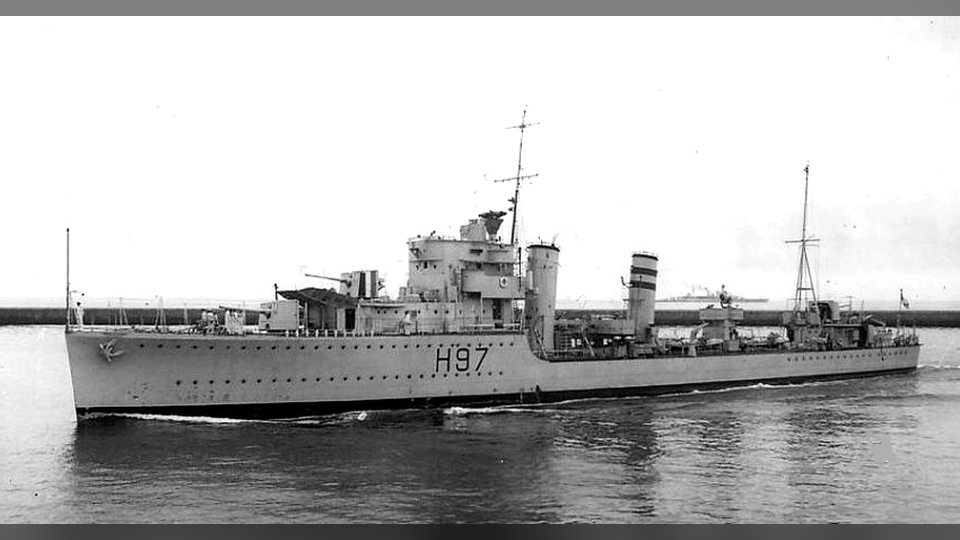
#> input picture deliveries/cape-spada/framed/000_hms_hyperion_h97.jpg, 1920 x 1080 px (shown at 1/2 size)
$ python -i frames.py   (imports and definitions only)
#> lines starting #> are read from the running program, lines starting #| are printed output that depends on the picture
"""Compose a source image onto a clean 1920x1080 frame (no text).

Blurred, darkened fill in the background so vertical portraits get no
black pillar-boxes; sharp image fitted on top. Optional black & white
conversion for the classic history-documentary look.
"""
from pathlib import Path

from PIL import Image, ImageEnhance, ImageFilter, ImageOps

FRAME_W, FRAME_H = 1920, 1080
# channel look: "slightly lighter" (chosen by the user from previews)
BRIGHTNESS = 1.12   # lift applied to the photo after autocontrast
BG_DARK = 0.50      # blurred background brightness factor


def _fit(img: Image.Image, w: int, h: int) -> Image.Image:
    scale = min(w / img.width, h / img.height)
    return img.resize((max(1, int(img.width * scale)),
                       max(1, int(img.height * scale))), Image.LANCZOS)


def _fill(img: Image.Image, w: int, h: int) -> Image.Image:
    scale = max(w / img.width, h / img.height)
    img = img.resize((int(img.width * scale) + 1, int(img.height * scale) + 1),
                     Image.LANCZOS)
    left, top = (img.width - w) // 2, (img.height - h) // 2
    return img.crop((left, top, left + w, top + h))


def frame_image(src: Path, dst: Path, bw: bool = True,
                brightness: float = BRIGHTNESS,
                bg_dark: float = BG_DARK) -> Path:
#> called with dst = 'out.png', bw = True, brightness = 1.12, bg_dark = 0.5
    img = Image.open(src).convert("RGB")
#> img is the input picture: PIL image 1920x1080 RGB; min 0, max 255, mean 184.4
    if bw:
        img = ImageOps.autocontrast(img.convert("L"), cutoff=1).convert("RGB")
    if brightness != 1.0:
        img = ImageEnhance.Brightness(img).enhance(brightness)
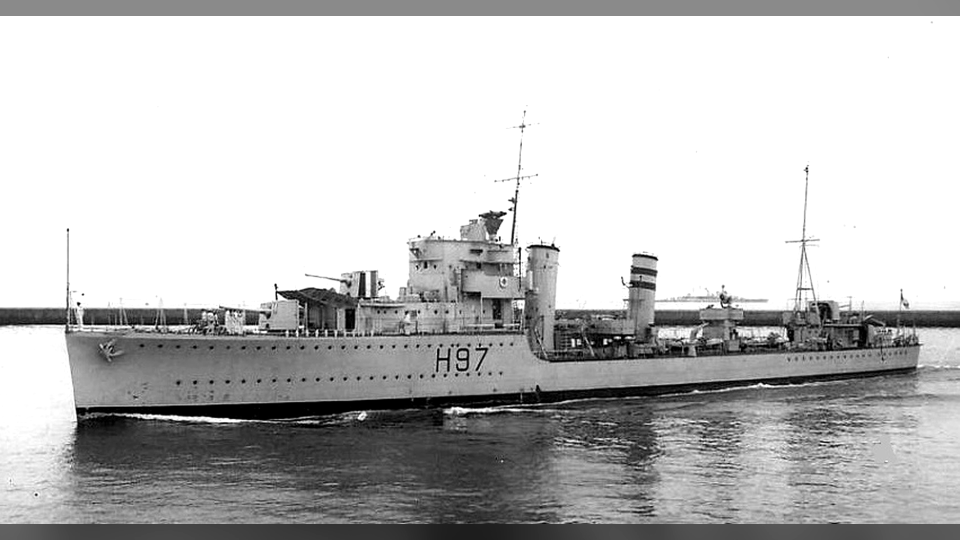
#> img: PIL image 1920x1080 RGB (shown at 1/2 size); min 0, max 255, mean 189.9

    bg = _fill(img, FRAME_W, FRAME_H).filter(ImageFilter.GaussianBlur(30))
#> in _fill, `img = img.resize((int(img.width * scale) + 1, int(img.height * scale) ..`:
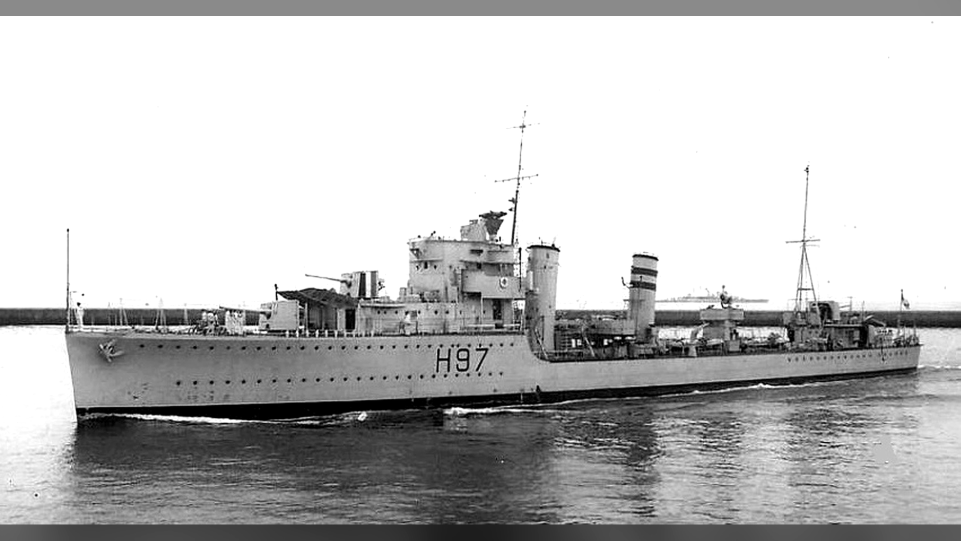
#> img: PIL image 1921x1081 RGB (shown at 1/2 size); min 0, max 255, mean 189.9
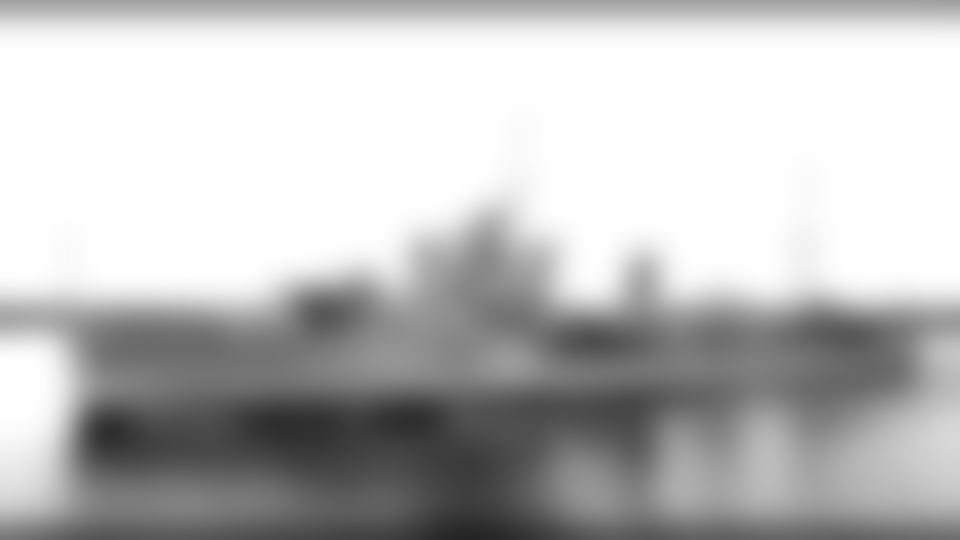
#> bg: PIL image 1920x1080 RGB (shown at 1/2 size); min 35, max 255, mean 189.7
    bg = Image.eval(bg, lambda px: int(px * bg_dark))
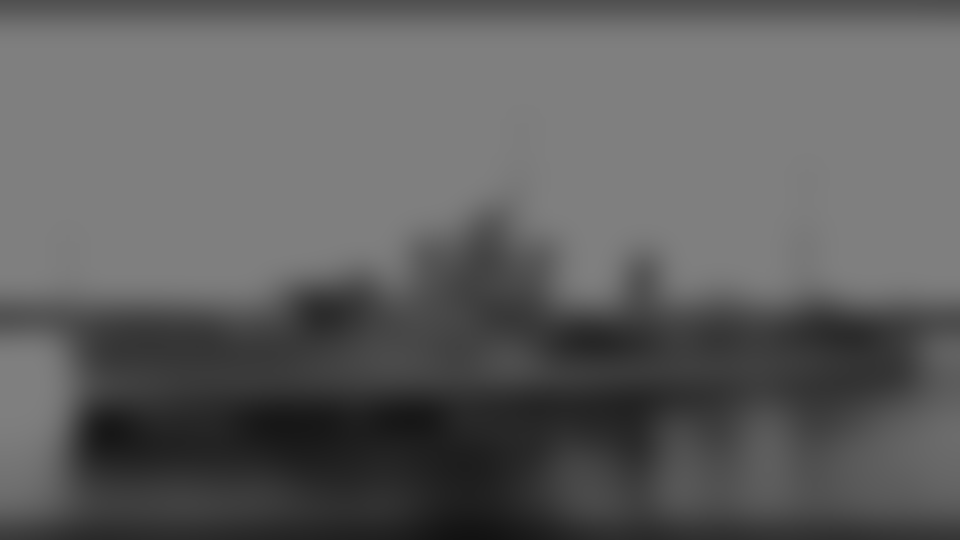
#> bg: PIL image 1920x1080 RGB (shown at 1/2 size); min 17, max 127, mean 94.5

    fg = _fit(img, FRAME_W, FRAME_H)
    frame = bg
    frame.paste(fg, ((FRAME_W - fg.width) // 2, (FRAME_H - fg.height) // 2))

#> (the run stopped early here; a loop or call above may not have finished)

$ run again, on deliveries/cape-spada/framed/004_hms_hasty_h24.jpg
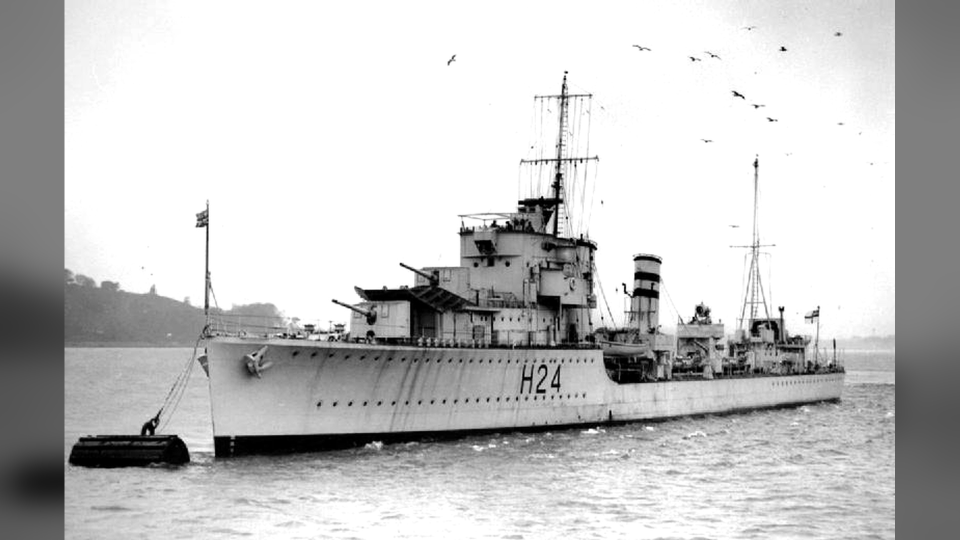
#> input picture deliveries/cape-spada/framed/004_hms_hasty_h24.jpg, 1920 x 1080 px (shown at 1/2 size)
#> in frame_image, img is the input picture: PIL image 1920x1080 RGB; min 0, max 255, mean 195.8
#> in frame_image, `img = ImageEnhance.Brightness(img).enhance(brightness)`:
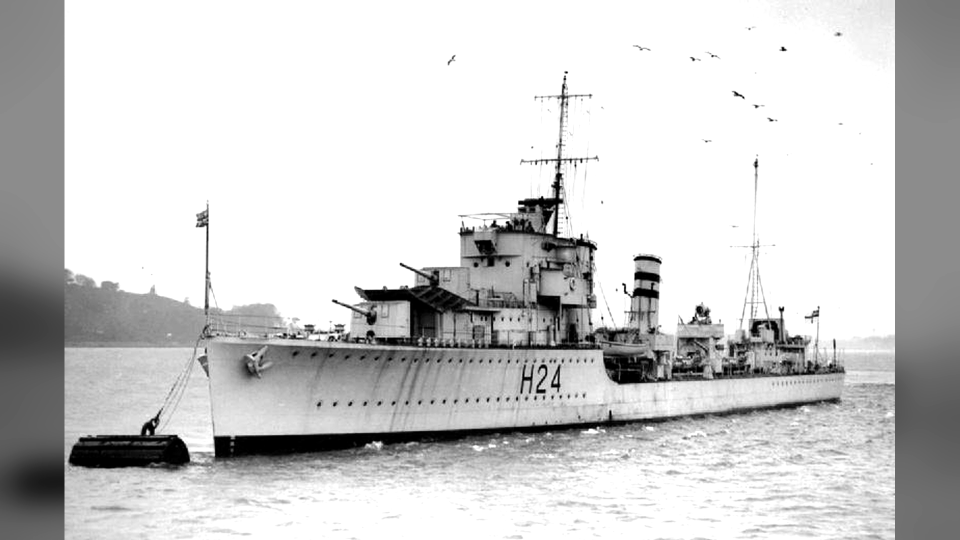
#> img: PIL image 1920x1080 RGB (shown at 1/2 size); min 0, max 255, mean 204.3
#> in frame_image, `bg = Image.eval(bg, lambda px: int(px * bg_dark))`:
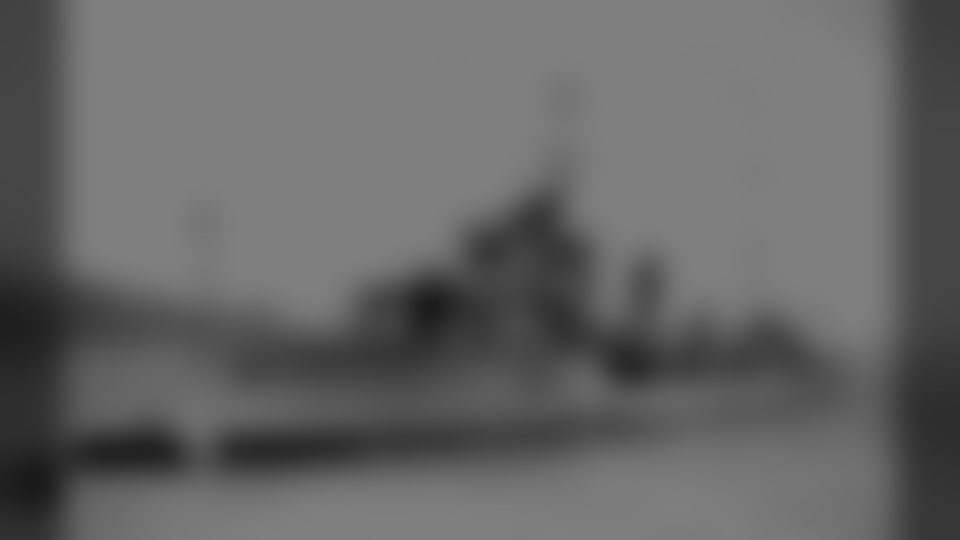
#> bg: PIL image 1920x1080 RGB (shown at 1/2 size); min 25, max 127, mean 101.9
